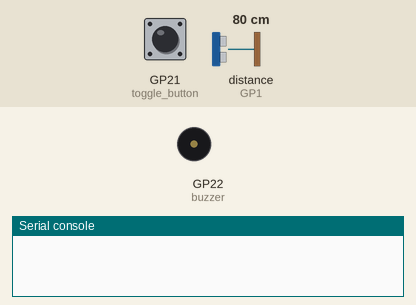
Simulated run of this program. Board: Raspberry Pi Pico running CircuitPython. Shown: buzzer (waves = sounding), the last lines printed to the serial console. The inputs (shaded band) are chosen by the test bench; at power-on: distance to the obstacle (sensor on GP1) 80 cm, GP21 (toggle_button) HIGH. The echo pulse lasts 58.3 µs per cm.

Above: at 1.2 s.
1.3 s: distance to the obstacle (sensor on GP1) set to 67 cm
At 2.7 s:
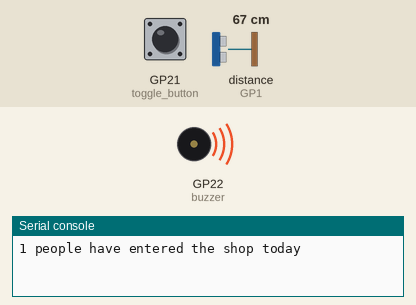
7.3 s: distance to the obstacle (sensor on GP1) set to 120 cm
At 8.7 s:
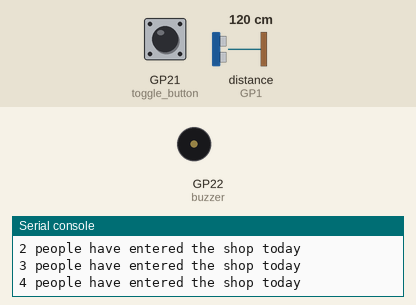
Timing chart, 0 to 10.3 s (numbered marks = the images above; inputs shaded):
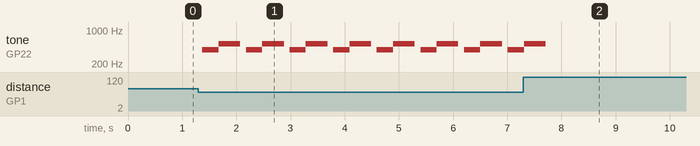

The program:

lesson_1_p3.py
```python
from time import sleep
import board
from adafruit_hcsr04 import HCSR04
from pwmio import PWMOut
from digitalio import DigitalInOut, Pull

# Part 3 - Single door version

# Setup
sensor = HCSR04(trigger_pin=board.GP0, echo_pin=board.GP1)
max_distance = 70
buzzer = PWMOut(pin=board.GP22, frequency=440, duty_cycle=0, variable_frequency=True)
toggle_button = DigitalInOut(board.GP21)
toggle_button.switch_to_input(pull=Pull.UP)

# Ding-dong function
def ding_dong():
    # Play G4 for 300 ms
    buzzer.frequency = 392
    buzzer.duty_cycle = 32768  # 50% duty cycle
    sleep(0.3)
    # Play C5 for 400 ms
    buzzer.frequency = 523
    sleep(0.4)
    buzzer.duty_cycle = 0

# Function to get distance
def get_distance():
    try:
        return sensor.distance
    except:
        return max_distance

# Variables to keep track of state
# Is there a person in front of the sensor?
person_detected = False
# How many people have come in?  # Changed comment
people_count = 0
# Is there a person in the shop right now? # New code
person_in_shop = False  # New code
# Main loop
while True:
    if get_distance() < max_distance:
        # We detected a person!
        ding_dong()
        person_detected = False
        if not person_in_shop:  # New code
            # A person has entered the shop!
            people_count += 1
            print(f"{people_count} people have entered the shop today")
        # Reset the "person in shop" flag
        person_in_shop = not person_in_shop  # New code
    if not toggle_button.value:
        people_count = 0
        print("Closing time!")
    sleep(0.1)
```

Measured:
- the behaviour switches between 71 and 70 cm on distance to the obstacle (sensor on GP1) (found by bisection; images 0 and 1)
- after the input at 1.3 s, tone on GP22 (buzzer): silent → 392 Hz after 0.08 s, then repeats every 0.81 s: 523 Hz 0.40 s, silent 0.11 s, 392 Hz 0.30 s
- after the input at 7.3 s, tone on GP22 (buzzer): goes on until 7.7 s, then stays silent
